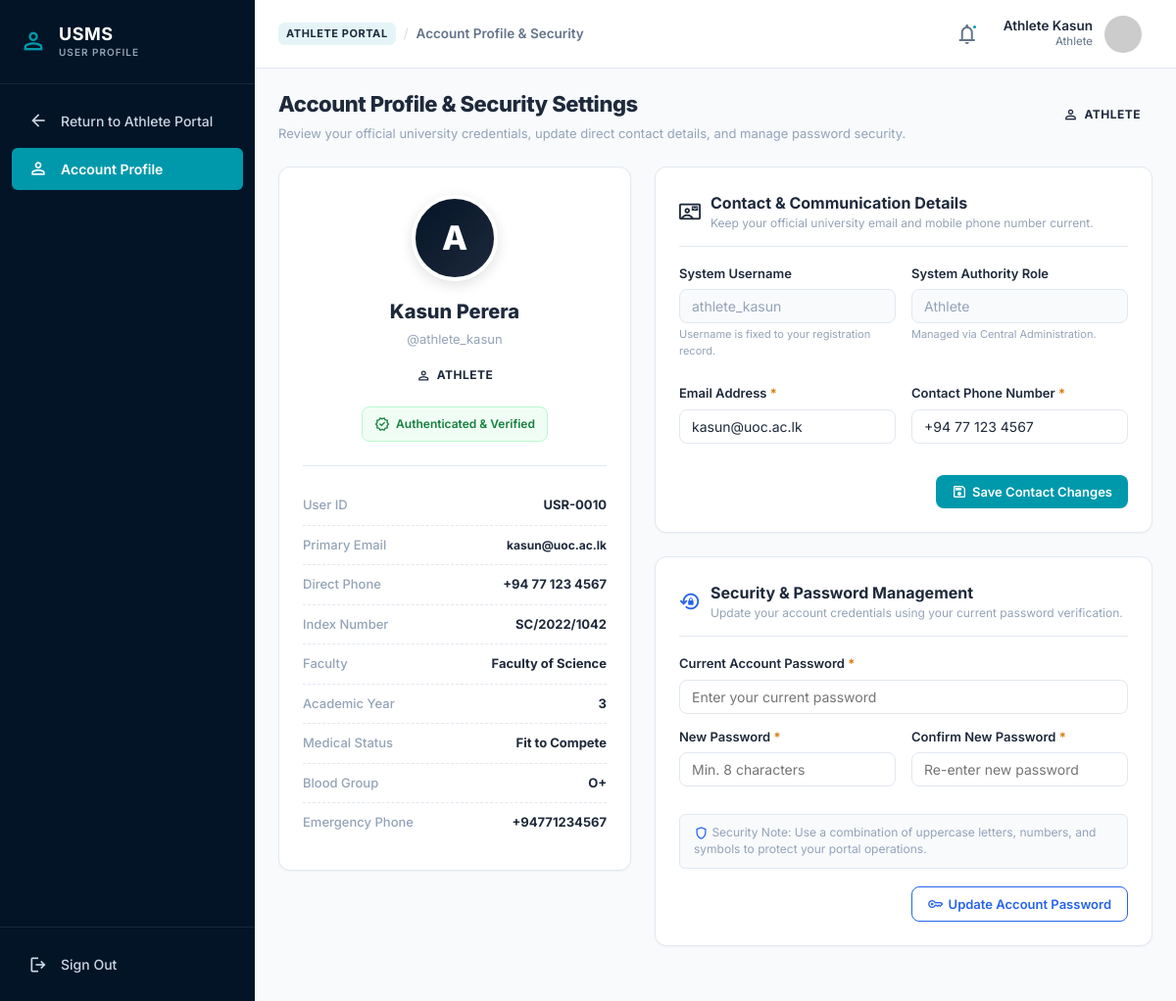
Screenshot of /views/profile.php (signed in) with the database file from the repository.
### tables this page shows
CREATE TABLE `user` (
  `user_id` int(11) NOT NULL AUTO_INCREMENT,
  `username` varchar(50) NOT NULL,
  `email` varchar(75) NOT NULL,
  `phone_number` varchar(20) DEFAULT '+94 11 258 1835',
  `password_hash` varchar(255) NOT NULL,
  `role` enum('Athlete','Coach','TIC','Medical_Officer','System_Admin','President','Physiotherapist','Facility_Manager') NOT NULL,
  `security_question` varchar(255) NOT NULL,
  `security_answere_hash` varchar(255) NOT NULL,
  PRIMARY KEY (`user_id`),
  UNIQUE KEY `username` (`username`,`email`)
);

CREATE TABLE `Athletic` (
  `athlete_id` int(11) NOT NULL AUTO_INCREMENT,
  `user_id` int(11) NOT NULL,
  `index_number` varchar(20) NOT NULL,
  `full_name` varchar(255) NOT NULL,
  `academic_year` int(11) NOT NULL,
  `faculty` varchar(255) NOT NULL,
  `height` float(5,2) DEFAULT 0.00,
  `weight` float(5,2) DEFAULT 0.00,
  `emergency_Contact` varchar(20) DEFAULT '',
  `blood_group` varchar(10) DEFAULT 'O+',
  `medical_status` enum('Fit to Compete','Under Review','Temporarily Unfit') NOT NULL DEFAULT 'Fit to Compete',
  `allergies` varchar(255) DEFAULT 'None',
  `medical_notes` text DEFAULT NULL,
  `last_examined_date` date DEFAULT NULL,
  PRIMARY KEY (`athlete_id`),
  UNIQUE KEY `index_number` (`index_number`),
  KEY `userid` (`user_id`),
  CONSTRAINT `athletic_ibfk_1` FOREIGN KEY (`user_id`) REFERENCES `user` (`user_id`)
);

### config/db.php (called while the page is built, shortened)
<?php
class Database {
    private static $host = '127.0.0.1';
    private static $port = '3306';
    private static $db_name = 'USMS';
    private static $username = 'root';
    private static $password = '';
    private static $conn = null;
    public static function connect() {
        if (self::$conn === null) {
            $options = [
                PDO::ATTR_ERRMODE            => PDO::ERRMODE_EXCEPTION,
                PDO::ATTR_DEFAULT_FETCH_MODE => PDO::FETCH_ASSOC,
                PDO::ATTR_EMULATE_PREPARES   => false,
            ];
            $dbNames = array_unique([self::$db_name, strtolower(self::$db_name), strtoupper(self::$db_name)]);
            $lastError = '';
            foreach ($dbNames as $name) {
                try {
                    $dsn = 'mysql:host=' . self::$host . ';port=' . self::$port . ';dbname=' . $name . ';charset=utf8mb4';
                    self::$conn = new PDO($dsn, self::$username, self::$password, $options);
                    return self::$conn;
                } catch (PDOException $tcpException) {
                    $lastError = $tcpException->getMessage();
                }
            }
            die("Database Connection Error: " . $lastError);
        }
        return self::$conn;
    }
}

### models/User.php (called while the page is built, shortened)
<?php
require_once __DIR__ . '/../config/db.php';
class User {
    private $db;
    public function __construct() {
        $this->db = Database::connect();
    }
    public function getFullProfileDetails($userId) {
        $stmt = $this->db->prepare("
            SELECT `user_id`, `username`, `email`, `phone_number`, `role`, `security_question`
            FROM `user`
            WHERE `user_id` = :id
            LIMIT 1
        ");
        $stmt->execute([':id' => (int)$userId]);
        $user = $stmt->fetch();
        $user['full_name'] = ucwords(str_replace('_', ' ', $user['username']));
        $user['meta'] = [];
        if ($user['role'] === 'Athlete') {
            $stmtAth = $this->db->prepare("SELECT * FROM `Athletic` WHERE `user_id` = :uid LIMIT 1");
            $stmtAth->execute([':uid' => (int)$userId]);
            $ath = $stmtAth->fetch();
            if ($ath) {
                if (!empty($ath['full_name'])) {
                    $user['full_name'] = $ath['full_name'];
                }
                $user['meta'] = [
                    'Index Number'    => $ath['index_number'] ?? 'N/A',
                    'Faculty'         => $ath['faculty'] ?? 'General',
                    'Academic Year'   => $ath['academic_year'] ?? '2024/2025',
                    'Medical Status'  => $ath['medical_status'] ?? 'Fit to Compete',
                    'Blood Group'     => $ath['blood_group'] ?? 'O+',
                    'Emergency Phone' => $ath['emergency_Contact'] ?? $user['phone_number']
                ];
            }
        } else {
            $user['meta'] = [
                'Division'        => 'Information & Systems Division',
                'Designation'     => 'System Administrator',
                'Privileges'      => 'Root Portal Configuration & Audit Control'
            ];
        }
        return $user;
    }
}
?>

### views/profile.php (the view, shortened to what this page needs)
<?php
$userId   = $_SESSION['user_id'] ?? null;
$userRole = $_SESSION['role'] ?? 'User';
require_once __DIR__ . '/../models/User.php';
$userModel = new User();
$userProfile = $userModel->getFullProfileDetails($userId);
$roleColor = 'var(--teal)';
$roleBg    = 'var(--teal-light)';
$roleIcon  = 'person';
?>
<!DOCTYPE html>
<html lang="en">
<head>
    <link rel="stylesheet" href="../assets/css/dashboard.css">
</head>
<body class="dashboard">
<?php
if ($userRole === 'Coach') {
    include __DIR__ . '/partials/coach_sidebar.php';
} elseif ($userRole === 'TIC') {
    include __DIR__ . '/partials/tic_sidebar.php';
} elseif ($userRole === 'Medical_Officer' || $userRole === 'Physiotherapist') {
    include __DIR__ . '/partials/med_sidebar.php';
} elseif ($userRole === 'President') {
    include __DIR__ . '/partials/pres_sidebar.php';
} elseif ($userRole === 'System_Admin' || $userRole === 'Admin') {
    $activeAdminPage = 'profile';
    include __DIR__ . '/partials/admin_sidebar.php';
} else {
?>
    <aside class="sidebar" style="width: 260px; background: var(--side-bg); color: #fff; display: flex; flex-direction: column;">
        <div class="sidebar-header">
            <span class="material-symbols-outlined logo-icon">person</span>
            <div class="logo-text">
                <h1>USMS</h1>
                <p>USER PROFILE</p>
            </div>
        </div>
        <nav class="sidebar-nav">
            <?php if ($userRole === 'Athlete'): ?>
                <a href="athletic_regestration.php" class="sidebar-link">
                    <span class="material-symbols-outlined">arrow_back</span>
                    <span>Return to Athlete Portal</span>
                </a>
            <?php endif; ?>
            <a href="profile.php" class="sidebar-link active">
                <span class="material-symbols-outlined">person</span>
                <span>Account Profile</span>
            </a>
        </nav>
        <div class="sidebar-footer">
            <a href="../controllers/AuthController.php?action=logout" class="sidebar-link">
                <span class="material-symbols-outlined">logout</span>
                <span>Sign Out</span>
            </a>
        </div>
    </aside>
<?php } ?>
<div class="main-wrapper">
    <?php include __DIR__ . '/partials/tic_header.php'; ?>
    <div class="page-content">
        <div class="page-title-row" style="margin-bottom: 24px;">
            <div>
                <h2 class="page-title">Account Profile & Security Settings</h2>
                <p style="font-size: 13px; color: var(--text-3); margin-top: 3px;">
                    Review your official university credentials, update direct contact details, and manage password security.
                </p>
            </div>
            <div>
                <span class="role-tag-pill" style="background: <?= $roleBg ?>; color: <?= $roleColor ?>; border: 1px solid <?= $roleColor ?>33;">
                    <span class="material-symbols-outlined" style="font-size: 16px;"><?= $roleIcon ?></span>
                    <?= htmlspecialchars($userRole) ?>
                </span>
            </div>
        </div>
        <div class="profile-grid">
            <div class="profile-hero-card">
                <div class="profile-avatar-large">
                    <?= strtoupper(substr($userProfile['username'], 0, 1)) ?>
                </div>
                <div class="profile-fullname"><?= htmlspecialchars($userProfile['full_name']) ?></div>
                <div class="profile-handle">@<?= htmlspecialchars($userProfile['username']) ?></div>
                <div style="margin-bottom: 18px;">
                    <span class="role-tag-pill" style="background: <?= $roleBg ?>; color: <?= $roleColor ?>; border: 1px solid <?= $roleColor ?>33;">
                        <span class="material-symbols-outlined" style="font-size: 15px;"><?= $roleIcon ?></span>
                        <?= htmlspecialchars($userRole) ?>
                    </span>
                </div>
                <div style="background: #F0FDF4; border: 1px solid #BBF7D0; border-radius: 8px; padding: 8px 12px; display: inline-flex; align-items: center; gap: 6px; font-size: 12px; color: #15803D; font-weight: 600;">
                    <span class="material-symbols-outlined" style="font-size: 16px;">verified</span>
                    Authenticated & Verified
                </div>
                <div class="meta-list">
                    <div class="meta-row">
                        <span class="meta-label">User ID</span>
                        <span class="meta-value">USR-<?= str_pad($userProfile['user_id'], 4, '0', STR_PAD_LEFT) ?></span>
                    </div>
                    <div class="meta-row">
                        <span class="meta-label">Primary Email</span>
                        <span class="meta-value" style="font-size: 12px;"><?= htmlspecialchars($userProfile['email']) ?></span>
                    </div>
                    <div class="meta-row">
                        <span class="meta-label">Direct Phone</span>
                        <span class="meta-value"><?= htmlspecialchars($userProfile['phone_number'] ?: 'Not Provided') ?></span>
                    </div>
                    <?php foreach ($userProfile['meta'] as $mLabel => $mVal): ?>
                        <div class="meta-row">
                            <span class="meta-label"><?= htmlspecialchars($mLabel) ?></span>
                            <span class="meta-value"><?= htmlspecialchars($mVal) ?></span>
                        </div>
                    <?php endforeach; ?>
                </div>
            </div>
            <div>
                <div class="settings-card">
                    <div class="settings-card-header">
                        <span class="material-symbols-outlined" style="color: var(--teal); font-size: 22px;">contact_mail</span>
                        <div>
                            <div class="settings-card-title">Contact & Communication Details</div>
                            <div style="font-size: 12px; color: var(--text-3);">Keep your official university email and mobile phone number current.</div>
                        </div>
                    </div>
                    <form action="../controllers/AuthController.php?action=update_profile" method="POST">
                        <div class="form-grid-2">
                            <div class="form-group">
                                <label class="form-label">System Username</label>
                                <input type="text" class="form-input input-readonly" value="<?= htmlspecialchars($userProfile['username']) ?>" readonly>
                                <span style="font-size: 11px; color: var(--text-3); margin-top: 3px; display: block;">Username is fixed to your registration record.</span>
                            </div>
                            <div class="form-group">
                                <label class="form-label">System Authority Role</label>
                                <input type="text" class="form-input input-readonly" value="<?= htmlspecialchars($userRole) ?>" readonly>
                                <span style="font-size: 11px; color: var(--text-3); margin-top: 3px; display: block;">Managed via Central Administration.</span>
                            </div>
                        </div>
                        <div class="form-grid-2" style="margin-top: 12px;">
                            <div class="form-group">
                                <label class="form-label">Email Address <span style="color: var(--danger)">*</span></label>
                                <input type="email" name="email" class="form-input" value="<?= htmlspecialchars($userProfile['email']) ?>" required>
                            </div>
                            <div class="form-group">
                                <label class="form-label">Contact Phone Number <span style="color: var(--danger)">*</span></label>
                                <input type="text" name="phone_number" class="form-input" value="<?= htmlspecialchars($userProfile['phone_number'] ?: '+94 11 258 1835') ?>" required>
                            </div>
                        </div>
                        <div style="margin-top: 18px; text-align: right;">
                            <button type="submit" class="btn btn-teal">
                                <span class="material-symbols-outlined" style="font-size: 16px;">save</span>
                                Save Contact Changes
                            </button>
                        </div>
                    </form>
                </div>
                <div class="settings-card" id="security">
                    <div class="settings-card-header">
                        <span class="material-symbols-outlined" style="color: #2563EB; font-size: 22px;">lock_reset</span>
                        <div>
                            <div class="settings-card-title">Security & Password Management</div>
                            <div style="font-size: 12px; color: var(--text-3);">Update your account credentials using your current password verification.</div>
                        </div>
                    </div>
                    <form action="../controllers/AuthController.php?action=change_password" method="POST">
                        <div class="form-group" style="margin-bottom: 14px;">
                            <label class="form-label">Current Account Password <span style="color: var(--danger)">*</span></label>
                            <input type="password" name="current_password" class="form-input" placeholder="Enter your current password" required>
                        </div>
                        <div class="form-grid-2">
                            <div class="form-group">
                                <label class="form-label">New Password <span style="color: var(--danger)">*</span></label>
                                <input type="password" name="new_password" class="form-input" placeholder="Min. 8 characters" minlength="8" required>
                            </div>
                            <div class="form-group">
                                <label class="form-label">Confirm New Password <span style="color: var(--danger)">*</span></label>
                                <input type="password" name="confirm_password" class="form-input" placeholder="Re-enter new password" minlength="8" required>
                            </div>
                        </div>
                        <div style="background: #F8FAFC; border: 1px solid var(--border); border-radius: 6px; padding: 10px 14px; margin-top: 14px; font-size: 12px; color: var(--text-3); line-height: 1.4;">
                            <span class="material-symbols-outlined" style="font-size: 15px; vertical-align: middle; color: #2563EB;">shield</span>
                            Security Note: Use a combination of uppercase letters, numbers, and symbols to protect your portal operations.
                        </div>
                        <div style="margin-top: 18px; text-align: right;">
                            <button type="submit" class="btn btn-outline" style="border-color: #2563EB; color: #2563EB;">
                                <span class="material-symbols-outlined" style="font-size: 16px;">key</span>
                                Update Account Password
                            </button>
                        </div>
                    </form>
                </div>
            </div>
        </div>
    </div>
</div>
</body>
</html>

### rows the page displays
user: username "A", username "athlete_kasun", user_id "0010", email "kasun@uoc.ac.lk", phone_number "+94 77 123 4567"
athletic: index_number "SC/2022/1042", faculty "Faculty of Science", academic_year "3", medical_status "Fit to Compete", blood_group "O+", emergency_Contact "+94771234567"

### other values shown
$portalLabel "ATHLETE PORTAL"
$pageTitle "Account Profile & Security"
$headerFullName "Athlete Kasun"
$headerRole "Athlete"
$userRole "ATHLETE"
$userProfile['full_name'] "Kasun Perera"
$mLabel "Index Number"
$mLabel "Faculty"
$mLabel "Academic Year"
$mLabel "Medical Status"
$mLabel "Blood Group"
$mLabel "Emergency Phone"
